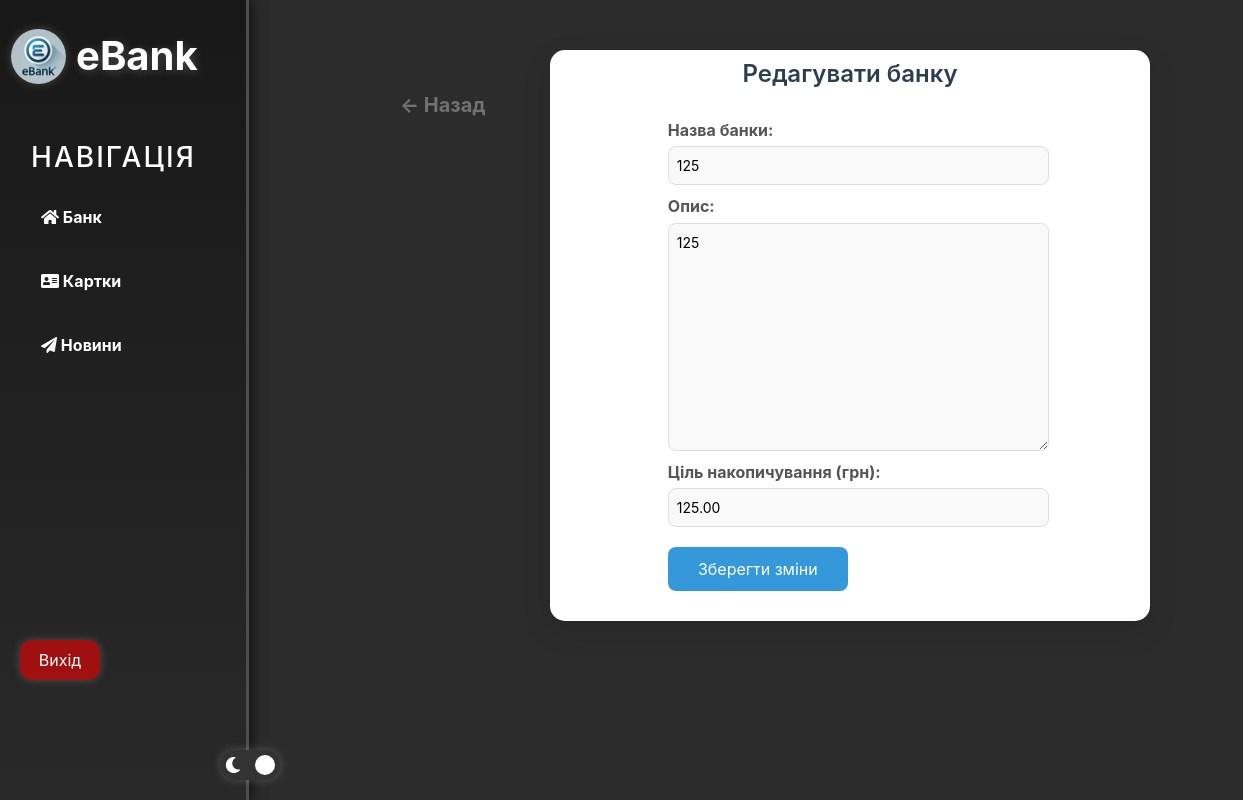
Screenshot of /cards/edit_banka/17/ (signed in) with the database file from the repository.
### cards/models.py (models this page shows, shortened)
class Banka(models.Model):
    user = models.OneToOneField(settings.AUTH_USER_MODEL, on_delete=models.CASCADE, related_name='banka')
    balance = models.DecimalField(max_digits=10, decimal_places=2, default=0.00)
    deposit_count = models.IntegerField(default=0)
    opening_date = models.DateTimeField(auto_now_add=True)
    closing_date = models.DateTimeField(null=True, blank=True)
    description = models.TextField()
    name = models.CharField(max_length=255)
    hash_code = models.CharField(max_length=12, unique=True, default=uuid.uuid4().hex[:12])
    goal = models.DecimalField(
        max_digits=10,
        decimal_places=2,
        default=0.00,
        validators=[validate_goal]  # Добавляем валидатор для поля goal
    )

### cards/views.py (the view)
# urls.py: path('edit_banka/<int:pk>/', views.edit_banka, name='edit_banka'),
@login_required
def edit_banka(request, pk):
    try:
        banka = request.user.banka  # Получаем текущую банку пользователя
    except Banka.DoesNotExist:
        banka = None
    if request.method == 'POST':
        form = BankaForm(request.POST, instance=banka)
        if form.is_valid():
            banka = form.save()  # Сохраняем банк
            messages.success(request, 'Банка була успішно відредагована!')
            return render(request, 'cards/banka_my.html', {'form': form, 'banka': banka})
        else:
            messages.error(request, 'Ціль накопичування не може перевищувати 100000 грн.')
    else:
        form = BankaForm(instance=banka)
    return render(request, 'cards/banka_edit.html', {'form': form, 'banka': banka})

### cards/forms.py
class BankaForm(forms.ModelForm):
    class Meta:
        model = Banka
        fields = ['name', 'description', 'goal']  # Добавляем поле goal
        labels = {
            'name': 'Название банки',
            'description': 'Описание',
            'goal': 'Цель накопления (грн)',
        }

### templates/cards/banka_edit.html (shortened to what this page needs)
{% extends 'layout.html' %}
{% load static %}
{% block content %}
<link rel="stylesheet" href="{% static 'cards/css/banka_open.css' %}">
{% if user.is_authenticated %}
    <a href="javascript:history.back()" class="back-button">← Назад</a>
    <div class="container">
        <h1>Редагувати банку</h1>
        {% if banka %}
            <form method="post" id="editBankaForm">
                <p><strong>Назва банки:</strong></p>
                {{ form.name }}
                <p><strong>Опис:</strong></p>
                {{ form.description }}
                <p><strong>Ціль накопичування (грн):</strong></p>
                {{ form.goal }}
                <button type="submit">Зберегти зміни</button>
            </form>
        {% else %}
            <p class="no-banka-message">У вас немає накопичувальної банки. Ви можете створити нову на сторінці <a href="{% url 'cards:open_banka' %}">відкрити банку</a>.</p>
        {% endif %}
    </div>
{% else %}
    <div class="auth-message">
        <img src="https://cdn-icons-png.flaticon.com/512/1828/1828843.png" alt="Хрест" class="error-icon">
        <h1>Ой лихо, схоже вам спочатку потрібно авторизуватися... 🫣</h1>
    </div>
{% endif %}
{% endblock %}

### static/home/css/home.css (style rules this page uses)
body { background: #2c2c2c; color: #fff; margin: 0; padding: 0; transition: background 0.3s ease, color 0.3s ease; }
form { margin-left: 32%; width: 500px; padding: 20px; border-radius: 10px; }
body { overflow-y: scroll; scrollbar-width: thin; scrollbar-color: #eb5959 #444; }

### static/cards/css/banka_open.css (style rules this page uses)
.container { display: flex; flex-direction: column; align-items: center; justify-content: flex-start; background-color: #ffffff; padding: 10px; border-radius: 15px; box-shadow: 0 10px 30px rgba(0, 0, 0, 0.1); width: 100%; max-width: 600px; height: auto; max-height: none; margin: 50px auto 20px 550px; }
h1 { font-size: 24px; color: #2c3e50; margin-bottom: 10px; text-align: center; font-weight: 600; }
form { display: flex; flex-direction: column; width: 100%; max-width: 600px; padding-left: 15px; }
form p { font-size: 16px; color: #555; line-height: 1.4; margin-bottom: 5px; }
input, textarea { padding: 8px; font-size: 14px; border: 1px solid #ddd; border-radius: 8px; margin-bottom: 10px; background-color: #f9f9f9; transition: border-color 0.3s ease, background-color 0.3s ease; width: 70%; }
button { background-color: #3498db; color: white; font-size: 16px; padding: 10px 18px; border: none; border-radius: 8px; cursor: pointer; transition: background-color 0.3s ease, transform 0.2s ease; width: 120%; max-width: 180px; margin-top: 10px; }
.back-button { position: fixed; top: 90px; left: 400px; background: none; color: #717171; font-size: 20px; font-weight: bold; text-decoration: none; border: none; cursor: pointer; transition: color 0.3s ease; }

### rows the page displays
Banka: name "125", description "125", goal "125.00"
